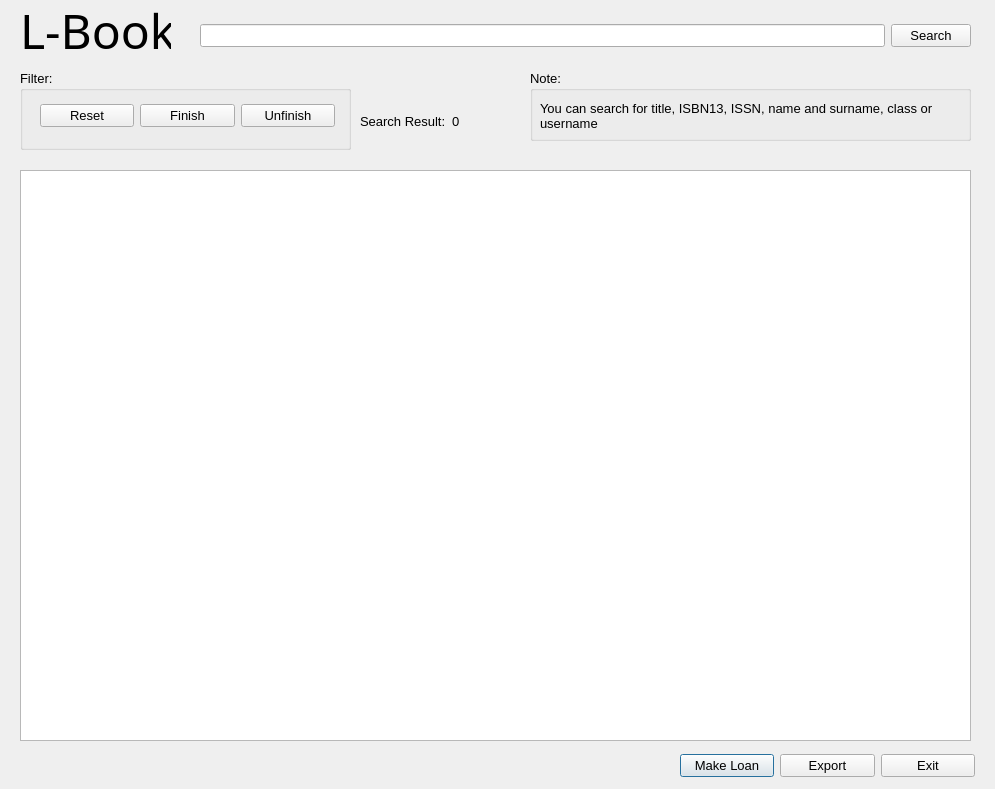
<?xml version="1.0" encoding="UTF-8"?>
<ui version="4.0">
 <class>loanList</class>
 <widget class="QDialog" name="loanList">
  <property name="geometry">
   <rect>
    <x>0</x>
    <y>0</y>
    <width>995</width>
    <height>789</height>
   </rect>
  </property>
  <property name="windowTitle">
   <string>Dialog</string>
  </property>
  <widget class="QTableWidget" name="tableWidget">
   <property name="geometry">
    <rect>
     <x>20</x>
     <y>170</y>
     <width>951</width>
     <height>571</height>
    </rect>
   </property>
  </widget>
  <widget class="QLabel" name="logoLabel">
   <property name="geometry">
    <rect>
     <x>20</x>
     <y>0</y>
     <width>151</width>
     <height>61</height>
    </rect>
   </property>
   <property name="font">
    <font>
     <family>A Charming Font Expanded</family>
     <pointsize>36</pointsize>
    </font>
   </property>
   <property name="text">
    <string>L-Book</string>
   </property>
  </widget>
  <widget class="QWidget" name="layoutWidget_1">
   <property name="geometry">
    <rect>
     <x>680</x>
     <y>750</y>
     <width>295</width>
     <height>32</height>
    </rect>
   </property>
   <layout class="QHBoxLayout" name="horizontalLayout">
    <item>
     <widget class="QPushButton" name="makebutton">
      <property name="font">
       <font>
        <pointsize>10</pointsize>
       </font>
      </property>
      <property name="text">
       <string>Make Loan</string>
      </property>
     </widget>
    </item>
    <item>
     <widget class="QPushButton" name="exportButton">
      <property name="font">
       <font>
        <pointsize>10</pointsize>
       </font>
      </property>
      <property name="text">
       <string>Export</string>
      </property>
     </widget>
    </item>
    <item>
     <widget class="QPushButton" name="exitButton">
      <property name="font">
       <font>
        <pointsize>10</pointsize>
       </font>
      </property>
      <property name="text">
       <string>Exit</string>
      </property>
     </widget>
    </item>
   </layout>
  </widget>
  <widget class="QGroupBox" name="groupBox">
   <property name="geometry">
    <rect>
     <x>20</x>
     <y>70</y>
     <width>331</width>
     <height>80</height>
    </rect>
   </property>
   <property name="font">
    <font>
     <pointsize>10</pointsize>
    </font>
   </property>
   <property name="title">
    <string>Filter:</string>
   </property>
   <widget class="QWidget" name="layoutWidget_2">
    <property name="geometry">
     <rect>
      <x>20</x>
      <y>30</y>
      <width>295</width>
      <height>32</height>
     </rect>
    </property>
    <layout class="QHBoxLayout" name="horizontalLayout_2">
     <item>
      <widget class="QPushButton" name="allButton">
       <property name="text">
        <string>Reset</string>
       </property>
      </widget>
     </item>
     <item>
      <widget class="QPushButton" name="finishButton">
       <property name="text">
        <string>Finish</string>
       </property>
      </widget>
     </item>
     <item>
      <widget class="QPushButton" name="activeButton">
       <property name="text">
        <string>Unfinish</string>
       </property>
      </widget>
     </item>
    </layout>
   </widget>
  </widget>
  <widget class="QGroupBox" name="groupBox_2">
   <property name="geometry">
    <rect>
     <x>530</x>
     <y>70</y>
     <width>441</width>
     <height>71</height>
    </rect>
   </property>
   <property name="font">
    <font>
     <pointsize>10</pointsize>
    </font>
   </property>
   <property name="title">
    <string>Note:</string>
   </property>
   <widget class="QLabel" name="label_4">
    <property name="geometry">
     <rect>
      <x>10</x>
      <y>20</y>
      <width>421</width>
      <height>51</height>
     </rect>
    </property>
    <property name="text">
     <string>You can search for title, ISBN13, ISSN, name and surname, class or username</string>
    </property>
    <property name="wordWrap">
     <bool>true</bool>
    </property>
    <property name="textInteractionFlags">
     <set>Qt::NoTextInteraction</set>
    </property>
   </widget>
  </widget>
  <widget class="QWidget" name="layoutWidget_3">
   <property name="geometry">
    <rect>
     <x>360</x>
     <y>110</y>
     <width>151</width>
     <height>23</height>
    </rect>
   </property>
   <layout class="QHBoxLayout" name="horizontalLayout_3">
    <item>
     <widget class="QLabel" name="label_2">
      <property name="font">
       <font>
        <pointsize>10</pointsize>
       </font>
      </property>
      <property name="text">
       <string>Search Result:</string>
      </property>
     </widget>
    </item>
    <item>
     <widget class="QLabel" name="resultLabel">
      <property name="font">
       <font>
        <pointsize>10</pointsize>
       </font>
      </property>
      <property name="text">
       <string>0</string>
      </property>
     </widget>
    </item>
   </layout>
  </widget>
  <widget class="QWidget" name="layoutWidget_4">
   <property name="geometry">
    <rect>
     <x>200</x>
     <y>20</y>
     <width>771</width>
     <height>32</height>
    </rect>
   </property>
   <layout class="QHBoxLayout" name="horizontalLayout_4">
    <item>
     <widget class="QLineEdit" name="searchLine">
      <property name="font">
       <font>
        <pointsize>10</pointsize>
       </font>
      </property>
     </widget>
    </item>
    <item>
     <widget class="QPushButton" name="searchButton">
      <property name="font">
       <font>
        <pointsize>10</pointsize>
       </font>
      </property>
      <property name="text">
       <string>Search</string>
      </property>
     </widget>
    </item>
   </layout>
  </widget>
 </widget>
 <resources/>
 <connections/>
</ui>
